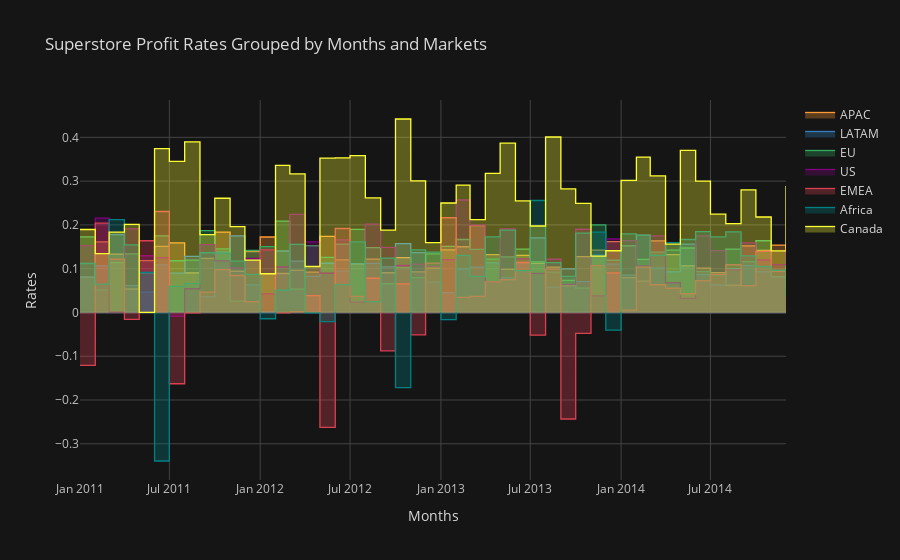

The cell this chart's notebook holds for it:
### Code cell
# 各市场按月分组利润率
profit_rates = unpack_months('Profit', sum) / sales
profit_rates.iplot(
    title='Superstore Profit Rates Grouped by Months and Markets',
    xTitle='Months', yTitle='Rates', 
    fill=True, theme='solar', interpolation='hv'
    )
